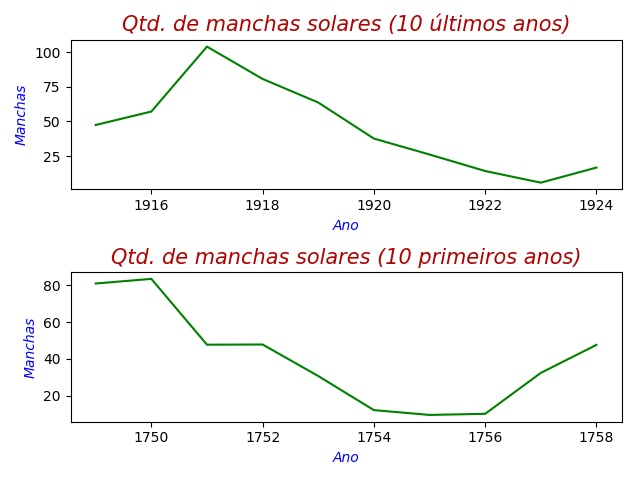

Write the Python code that produced this figure.
import matplotlib.pyplot as plt
import pandas as pd

file = pd.read_csv("/home/phos/Desktop/time-series-pam/a2_MANCHAS.csv")
x = list(file["Ano"])[-10:]
y = list(file["manchas"])[-10:]
x_2 = list(file["Ano"])[0:10]
y_2 = list(file["manchas"])[:10]

plt.subplot(2, 1, 1)
plt.title("Qtd. de manchas solares (10 últimos anos)", fontsize = 15, color="#b30000", style="oblique")
plt.plot(x, y, color="green")
plt.xlabel("Ano", color="blue", style="italic")
plt.ylabel("Manchas", color="blue", style="italic")

plt.subplot(2, 1, 2)
plt.title("Qtd. de manchas solares (10 primeiros anos)", fontsize = 15, color="#b30000", style="oblique")
plt.plot(x_2, y_2, color = "green")
plt.xlabel("Ano",color="blue", style="italic")
plt.ylabel("Manchas",color="blue", style="italic")

plt.tight_layout()
plt.savefig("dezprimeiros.jpg")
